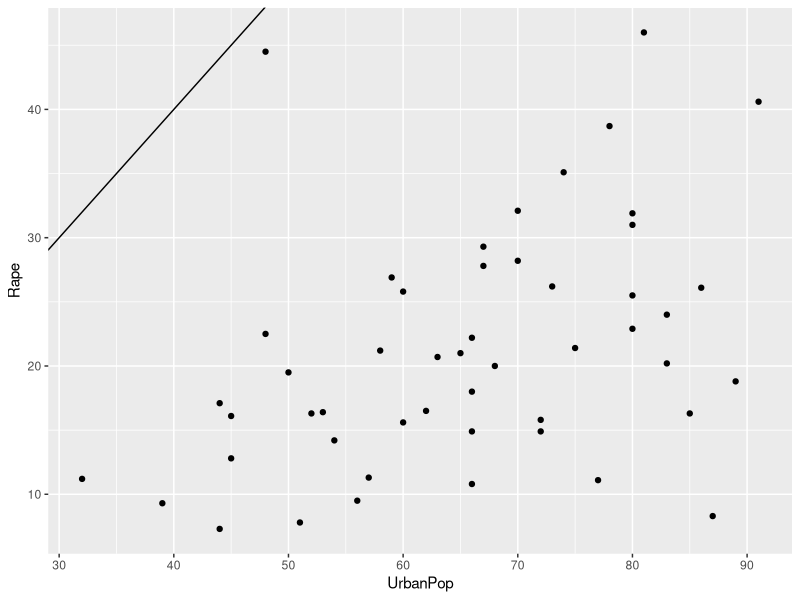

Write R code to recreate this figure. (Note: this script raises an error after producing the figure.)
#libraries I typically use
install.packages("tidyverse")
library(lubridate)
library(tibble)
library(tidyverse)
library(forcats)
library(dplyr)
library(ggplot2)

#save a numerical value
q <- 5+5

#The answer should print 10
print(q)

#save a list 
x <- c(1,2,4,5,7,7,8)
print(x)

#build an array using dataframes
df <- data.frame(x,x,x,x,x,x,x)
#creates a 7x7 array
print(df)
#changes the values of the first column
df$x <- c(5,3,6,7,7,2,1)
#____________________________________________
#Now let's try supervised learning with the USArrests
#first let's have a look at the data
#no. columns, rows, and the first 6 observations
ncol(USArrests)
nrow(USArrests)
head(USArrests, 6)
rownames(USArrests)
colnames(USArrests)
#For background on the data and units:
#help(USArrests)
#box plot to see the spread of the data
arrests <- ggplot(data = USArrests,
       aes(x=UrbanPop, y=Rape)
)+ geom_point()+geom_abline()
print(arrests)
#time to go play melee 9:11 PM Valentine's Day!
#let's see if we can make a line of best fit for the data
#Predict rapes based on urban population
is.matrix(USArrests)
x_observed <- matrix(c(replicate(50,1), USArrests$UrbanPop), 50, 2)
y_observed <- matrix(USArrests$Rape, 50, 1)

#solve for b1 and b0 in y = b0+b1x
b_predicted <- solve(t(x_observed)%*%x_observed)%*%t(x_observed)%*%y_observed
x <- c(1:100) %>%
y <- b_predicted[1,1]*x+b_predicted[2,1]
arrest_data <- tibble(x,y)
predicted_arrests <- ggplot(data=arrest_data,
       mapping = aes(x="UrbanPop",y="Arrests"))+
  geom_line()
print(predicted_arrests)



####show both on one graph
plot(USArrests$UrbanPop, USArrests$Rape)
xlim(0,100)
ylim(0,max(USArrests$Rape))
lines(x=USArrests$UrbanPop, y=b_predicted[1,1]*USArrests$UrbanPop+b_predicted[2,1],
      col="blue",
      lwd=2)
